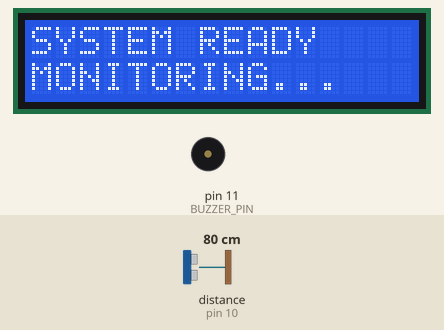
Bench run of a sketch on a simulated Arduino Uno, built with avr-gcc and run on an emulated ATmega328P. On the bench: 16×2 character LCD, buzzer (waves = sounding). Wiring (inferred from the names in the program): ultrasonic range finder: trigger pin 9; echo pin 10. Inputs (shaded band) come from the test bench; at power-on: distance to the obstacle (sensor on pin 10) 80 cm. The echo pulse lasts 58.3 µs per cm.

Above: at 0.6 s.
At 3.2 s:
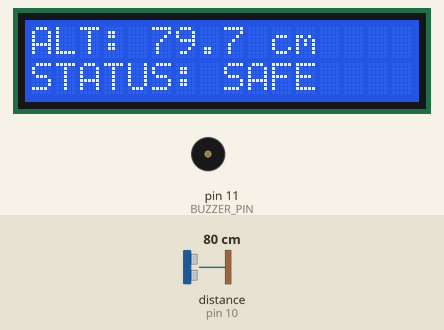
3.3 s: distance to the obstacle (sensor on pin 10) set to 17 cm
At 4.2 s:
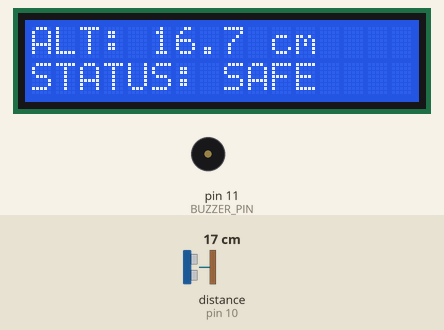
5.3 s: distance to the obstacle (sensor on pin 10) set to 13 cm
At 6.7 s:
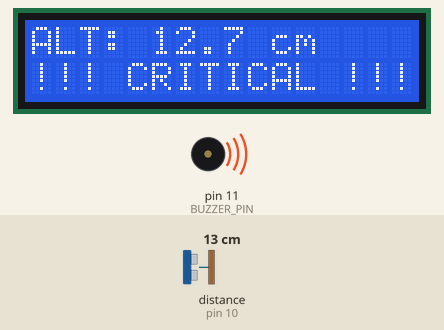
7.0 s: distance to the obstacle (sensor on pin 10) set to 4 cm
At 7.9 s:
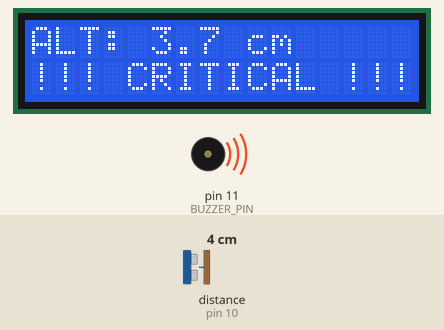
Timing chart, 0 to 10.0 s (numbered marks = the images above; inputs shaded):
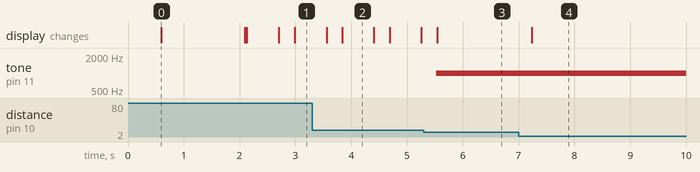

Measured:
- the behaviour switches between 16 and 15 cm on distance to the obstacle (sensor on pin 10) (found by bisection; images 2 and 3)
- after the input at 3.3 s, the display: first changes after 0.26 s (image 2 shows a later state)
- after the input at 5.3 s, tone on pin 11 (BUZZER_PIN): silent → 1000 Hz after 0.22 s; the display: changes after 0.24 s (image 3)
- after the input at 7.0 s, the display: changes after 0.23 s (image 4)
- what the display in image 0 shows lasts 1.5 s, from 0.6 s to 2.1 s
- what the display in image 2 shows lasts 0.6 s, from 3.8 s to 4.4 s

The sketch:

altitude_monitor_system.ino
```cpp
/**
 * Project: Real-Time Altitude Monitoring & Alert System
 * Author: Necat (Ankara University, Mathematics)
 * Field: Embedded Systems & Applied Computing Portfolio
 * * Description:
 * A high-precision embedded solution for real-time altitude tracking
 * using ultrasonic Time-of-Flight (ToF) technology. Features
 * frequency-modulated acoustic feedback and an I2C visual interface.
 * * Mathematical Logic:
 * Distance = (Pulse Duration * 0.0343) / 2
 * Includes software-based noise filtering and I2C stability optimizations.
 */

#include <Wire.h>
#include <LiquidCrystal_I2C.h>

// Hardware Configuration
// Use 0x27 or 0x3F depending on your LCD module
LiquidCrystal_I2C lcd(0x27, 16, 2);

const int TRIG_PIN = 9;
const int ECHO_PIN = 10;
const int BUZZER_PIN = 11;

// Physics Constants
const float SOUND_SPEED = 0.0343; // Speed of sound in cm/us

void setup() {
  Wire.begin();
  delay(500); // Wait for I2C bus stability

  lcd.init();
  lcd.backlight();

  pinMode(TRIG_PIN, OUTPUT);
  pinMode(ECHO_PIN, INPUT);
  pinMode(BUZZER_PIN, OUTPUT);

  lcd.clear();
  lcd.setCursor(0, 0);
  lcd.print("SYSTEM READY");
  lcd.setCursor(0, 1);
  lcd.print("MONITORING...");
  delay(1500);
  lcd.clear();
}

void loop() {
  long duration;
  float distance;

  // Triggering the Ultrasonic Sensor
  digitalWrite(TRIG_PIN, LOW);
  delayMicroseconds(2);
  digitalWrite(TRIG_PIN, HIGH);
  delayMicroseconds(10);
  digitalWrite(TRIG_PIN, LOW);

  // Measure pulse duration with 26ms timeout (approx. 4.5m max range)
  duration = pulseIn(ECHO_PIN, HIGH, 26000);
  distance = (duration * SOUND_SPEED) / 2;

  // Process data and update UI every 250ms for stability
  if (distance > 2 && distance < 400) {
    updateInterface(distance);
  }

  delay(250);
}

void updateInterface(float dist) {
  // LCD Row 0: Altitude Display
  lcd.setCursor(0, 0);
  lcd.print("ALT: ");
  lcd.print(dist, 1);
  lcd.print(" cm    "); // Trailing spaces to clear old digits

  // LCD Row 1: Status & Alarm Logic
  lcd.setCursor(0, 1);
  if (dist < 15) {
    tone(BUZZER_PIN, 1000);
    lcd.print("!!! CRITICAL !!!");
  } else {
    noTone(BUZZER_PIN);
    lcd.print("STATUS: SAFE    ");
  }
}
```
